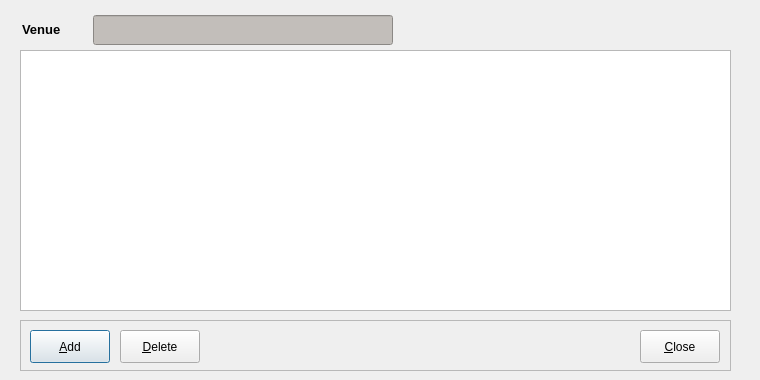
<?xml version="1.0" encoding="UTF-8"?>
<ui version="4.0">
 <class>VenueHistoryDlg</class>
 <widget class="QDialog" name="VenueHistoryDlg">
  <property name="geometry">
   <rect>
    <x>0</x>
    <y>0</y>
    <width>760</width>
    <height>380</height>
   </rect>
  </property>
  <property name="minimumSize">
   <size>
    <width>760</width>
    <height>380</height>
   </size>
  </property>
  <property name="maximumSize">
   <size>
    <width>760</width>
    <height>380</height>
   </size>
  </property>
  <property name="windowTitle">
   <string>Surface/Capacity History</string>
  </property>
  <widget class="QTableView" name="venueHistory">
   <property name="geometry">
    <rect>
     <x>20</x>
     <y>50</y>
     <width>711</width>
     <height>261</height>
    </rect>
   </property>
  </widget>
  <widget class="QFrame" name="frame">
   <property name="geometry">
    <rect>
     <x>20</x>
     <y>320</y>
     <width>711</width>
     <height>51</height>
    </rect>
   </property>
   <property name="frameShape">
    <enum>QFrame::StyledPanel</enum>
   </property>
   <property name="frameShadow">
    <enum>QFrame::Raised</enum>
   </property>
   <widget class="QPushButton" name="addEntry">
    <property name="geometry">
     <rect>
      <x>10</x>
      <y>10</y>
      <width>80</width>
      <height>33</height>
     </rect>
    </property>
    <property name="minimumSize">
     <size>
      <width>80</width>
      <height>33</height>
     </size>
    </property>
    <property name="maximumSize">
     <size>
      <width>80</width>
      <height>33</height>
     </size>
    </property>
    <property name="toolTip">
     <string>Add Entry</string>
    </property>
    <property name="text">
     <string>&amp;Add</string>
    </property>
    <property name="icon">
     <iconset resource="fmrd_resources.qrc">
      <normaloff>:/images/add.png</normaloff>:/images/add.png</iconset>
    </property>
   </widget>
   <widget class="QPushButton" name="deleteEntry">
    <property name="geometry">
     <rect>
      <x>100</x>
      <y>10</y>
      <width>80</width>
      <height>33</height>
     </rect>
    </property>
    <property name="minimumSize">
     <size>
      <width>80</width>
      <height>33</height>
     </size>
    </property>
    <property name="maximumSize">
     <size>
      <width>80</width>
      <height>33</height>
     </size>
    </property>
    <property name="toolTip">
     <string>Delete Entry</string>
    </property>
    <property name="text">
     <string>&amp;Delete</string>
    </property>
    <property name="icon">
     <iconset resource="fmrd_resources.qrc">
      <normaloff>:/images/delete.png</normaloff>:/images/delete.png</iconset>
    </property>
   </widget>
   <widget class="QPushButton" name="closeButton">
    <property name="geometry">
     <rect>
      <x>620</x>
      <y>10</y>
      <width>80</width>
      <height>33</height>
     </rect>
    </property>
    <property name="minimumSize">
     <size>
      <width>80</width>
      <height>33</height>
     </size>
    </property>
    <property name="maximumSize">
     <size>
      <width>80</width>
      <height>33</height>
     </size>
    </property>
    <property name="toolTip">
     <string>Close Entry</string>
    </property>
    <property name="text">
     <string>&amp;Close</string>
    </property>
    <property name="icon">
     <iconset resource="fmrd_resources.qrc">
      <normaloff>:/images/quit.png</normaloff>:/images/quit.png</iconset>
    </property>
    <property name="iconSize">
     <size>
      <width>16</width>
      <height>16</height>
     </size>
    </property>
   </widget>
  </widget>
  <widget class="QWidget" name="layoutWidget">
   <property name="geometry">
    <rect>
     <x>17</x>
     <y>10</y>
     <width>381</width>
     <height>41</height>
    </rect>
   </property>
   <layout class="QHBoxLayout" name="horizontalLayout">
    <item>
     <widget class="QLabel" name="label">
      <property name="minimumSize">
       <size>
        <width>60</width>
        <height>20</height>
       </size>
      </property>
      <property name="maximumSize">
       <size>
        <width>60</width>
        <height>20</height>
       </size>
      </property>
      <property name="text">
       <string>&lt;!DOCTYPE HTML PUBLIC &quot;-//W3C//DTD HTML 4.0//EN&quot; &quot;http://www.w3.org/TR/REC-html40/strict.dtd&quot;&gt;
&lt;html&gt;&lt;head&gt;&lt;meta name=&quot;qrichtext&quot; content=&quot;1&quot; /&gt;&lt;style type=&quot;text/css&quot;&gt;
p, li { white-space: pre-wrap; }
&lt;/style&gt;&lt;/head&gt;&lt;body style=&quot; font-family:'Sans'; font-size:10pt; font-weight:400; font-style:normal;&quot;&gt;
&lt;p style=&quot; margin-top:0px; margin-bottom:0px; margin-left:0px; margin-right:0px; -qt-block-indent:0; text-indent:0px;&quot;&gt;&lt;span style=&quot; font-weight:600;&quot;&gt;Venue&lt;/span&gt;&lt;/p&gt;&lt;/body&gt;&lt;/html&gt;</string>
      </property>
     </widget>
    </item>
    <item>
     <widget class="QLineEdit" name="venueName_display">
      <property name="minimumSize">
       <size>
        <width>300</width>
        <height>30</height>
       </size>
      </property>
      <property name="maximumSize">
       <size>
        <width>300</width>
        <height>30</height>
       </size>
      </property>
      <property name="palette">
       <palette>
        <active>
         <colorrole role="Button">
          <brush brushstyle="SolidPattern">
           <color alpha="255">
            <red>194</red>
            <green>190</green>
            <blue>186</blue>
           </color>
          </brush>
         </colorrole>
         <colorrole role="Base">
          <brush brushstyle="SolidPattern">
           <color alpha="255">
            <red>194</red>
            <green>190</green>
            <blue>186</blue>
           </color>
          </brush>
         </colorrole>
         <colorrole role="Window">
          <brush brushstyle="SolidPattern">
           <color alpha="255">
            <red>194</red>
            <green>190</green>
            <blue>186</blue>
           </color>
          </brush>
         </colorrole>
        </active>
        <inactive>
         <colorrole role="Button">
          <brush brushstyle="SolidPattern">
           <color alpha="255">
            <red>194</red>
            <green>190</green>
            <blue>186</blue>
           </color>
          </brush>
         </colorrole>
         <colorrole role="Base">
          <brush brushstyle="SolidPattern">
           <color alpha="255">
            <red>194</red>
            <green>190</green>
            <blue>186</blue>
           </color>
          </brush>
         </colorrole>
         <colorrole role="Window">
          <brush brushstyle="SolidPattern">
           <color alpha="255">
            <red>194</red>
            <green>190</green>
            <blue>186</blue>
           </color>
          </brush>
         </colorrole>
        </inactive>
        <disabled>
         <colorrole role="Button">
          <brush brushstyle="SolidPattern">
           <color alpha="255">
            <red>194</red>
            <green>190</green>
            <blue>186</blue>
           </color>
          </brush>
         </colorrole>
         <colorrole role="Base">
          <brush brushstyle="SolidPattern">
           <color alpha="255">
            <red>194</red>
            <green>190</green>
            <blue>186</blue>
           </color>
          </brush>
         </colorrole>
         <colorrole role="Window">
          <brush brushstyle="SolidPattern">
           <color alpha="255">
            <red>194</red>
            <green>190</green>
            <blue>186</blue>
           </color>
          </brush>
         </colorrole>
        </disabled>
       </palette>
      </property>
      <property name="toolTip">
       <string>Venue name</string>
      </property>
      <property name="readOnly">
       <bool>true</bool>
      </property>
     </widget>
    </item>
   </layout>
  </widget>
 </widget>
 <resources>
  <include location="fmrd_resources.qrc"/>
 </resources>
 <connections/>
</ui>
